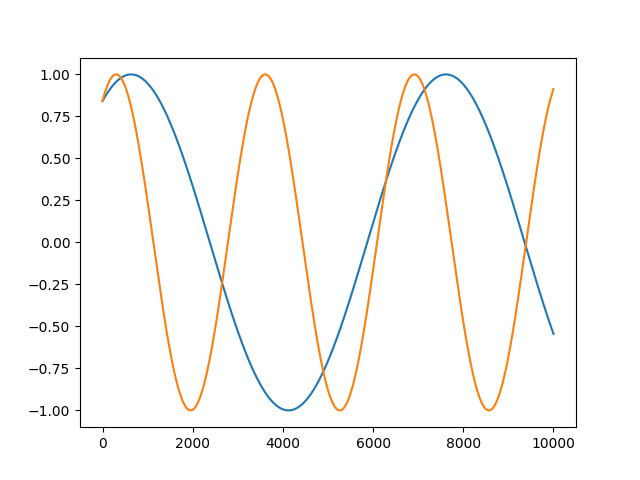

Python code for this plot:
import numpy as np
import matplotlib.pyplot as plt

result1 = np.linspace(1, 10, 10000)
result2 = np.linspace(1, 20, 10000)
sin1 = np.sin(result1)
sin2 = np.sin(result2)

plt.plot(sin1)
plt.plot(sin2)
plt.savefig("sin.png")